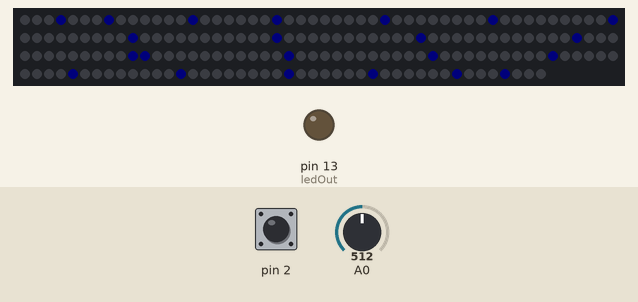
Bench run of a sketch on a simulated Arduino Uno, built with avr-gcc and run on an emulated ATmega328P. Shown: 194 RGB LEDs in strip order, left to right, continuing on the next row, output pins drawn as LEDs (lit = HIGH). Dashed ring = blinking. The test bench sets the inputs (shaded band); at power-on: pin 2 LOW, A0 = 512. Dim RGB values are drawn brighter than linear; random numbers use the default seed unless the sketch sets one; what the sketch prints to the serial monitor is not drawn.

Above: at 1.2 s.
1.3 s: pin 2 driven HIGH
At 1.9 s:
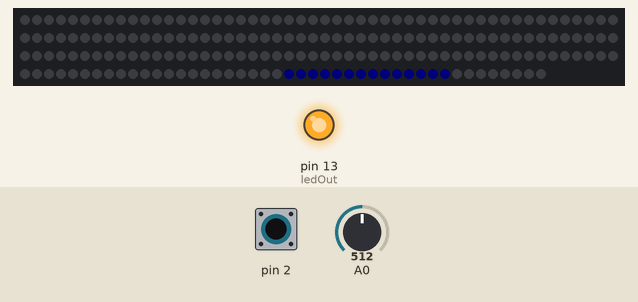
2.9 s: pin 2 pulsed LOW 5 times (0.12 s each, 0.3 s apart)
At 4.0 s:
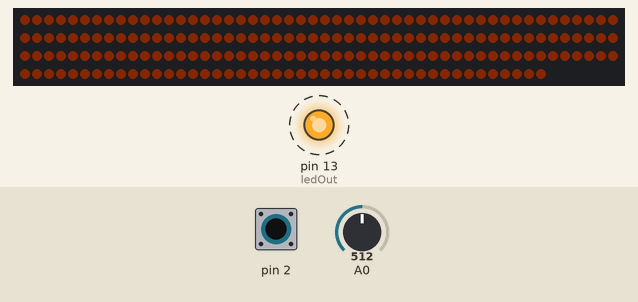
5.9 s: pin 2 pulsed LOW 2 times (0.12 s each, 0.3 s apart)
At 6.72 s:
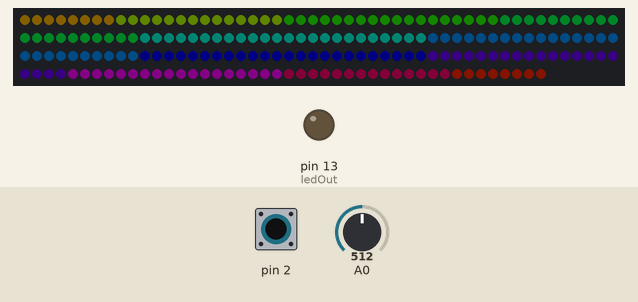
Timing chart, 0 to 8.9 s (numbered marks = the images above; inputs shaded):
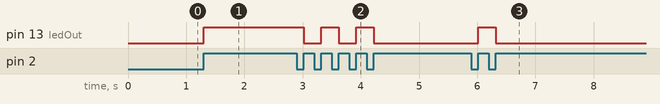

Measured:
- after the input at 1.3 s, pin 13 (ledOut): LOW → HIGH at once
- after the input at 2.9 s, pin 13 (ledOut): alternates HIGH for 0.30 s and LOW for 0.30 s, 5 changes in all, then stays LOW, starting after 0.12 s
- after the input at 5.9 s, pin 13 (ledOut): LOW → HIGH after 0.12 s, → LOW 0.30 s later

The sketch:

led-ball.ino
```cpp
// 引入库文件
#include <NeoPixelBus.h>
#include <NeoPixelAnimator.h>


// 定义中断引脚
int pbIn = 0;
// 定义测试LED状态展示引脚
int ledOut = LED_BUILTIN;
// 定义初始中断状态
volatile int state = LOW;
// 定义初始类型
int type = 1;
// 定义初始led状态
int ledState = LOW;

// 定义球相关参数
#define PIN_LEDS 6.0
#define NUMPIXELS 194

#define LIGHTNESS 0.015f
#define BRIGHTNESS 3

RgbColor BLACK(0, 0, 0);
RgbColor RED(BRIGHTNESS, 0, 0);
RgbColor GREEN(0, BRIGHTNESS, 0);
RgbColor BLUE(0, 0, BRIGHTNESS);
RgbColor YELLOW(BRIGHTNESS, BRIGHTNESS, 0);
RgbColor WHITE(BRIGHTNESS, BRIGHTNESS, BRIGHTNESS);

NeoPixelBus<NeoGrbFeature, Neo800KbpsMethod> leds(NUMPIXELS, PIN_LEDS);

NeoPixelAnimator animations(10); // NeoPixel animation management object

#define NUM_RINGS 11
#define RING_MAX_PIXELS 26
#define RING_MIN_PIXELS 8

// 定义全部灯珠信息
byte RINGS[NUM_RINGS][RING_MAX_PIXELS] = {
  {8,1,2,3,4,5,6,7},
  {22,9,10,11,12,13,14,15,16,17,18,19,20,21},
  {40,23,24,25,26,27,28,29,30,31,32,33,34,35,36,37,38,39},
  {60,41,42,43,44,45,46,47,48,49,50,51,52,53,54,55,56,57,58,59},
  {84,61,62,63,64,65,66,67,68,69,70,71,72,73,74,75,76,77,78,79,80,81,82,83},
  {110,85,86,87,88,89,90,91,92,93,94,95,96,97,98,99,100,101,102,103,104,105,106,107,108,109},
  {111,134,133,132,131,130,129,128,127,126,125,124,123,122,121,120,119,118,117,116,115,114,113,112},
  {135,154,153,152,151,150,149,148,147,146,145,144,143,142,141,140,139,138,137,136},
  {155,172,171,170,169,168,167,166,165,164,163,162,161,160,159,158,157,156},
  {173,186,185,184,183,182,181,180,179,178,177,176,175,174},
  {187,194,193,192,191,190,189,188}
};

byte RING_SIZES[NUM_RINGS] = {8, 14, 18, 20, 24, 26, 24, 20, 18, 14, 8};
unsigned long startMillis = 0;
short animation = 0;

// 按钮时延记录
unsigned long buttonTime = 0;

void setup() {
  // 定义波特率
  Serial.begin(19200);
  // 定义LED输出引脚
  pinMode(ledOut,OUTPUT);

  initRandom();
  leds.Begin();
  leds.ClearTo(BLACK);
  leds.Show();

  // 中断回调函数调用
  attachInterrupt(pbIn, stateChange, RISING);
  Serial.println("现在进入了 1 号执行模式");
  animations.StartAnimation(0, 500, rayAnimation);
}

// 检测中断接口状态
void stateChange(){

  int now = millis();
  Serial.println(buttonTime);
  if(300 > (now - buttonTime)){
      return;
  }

  buttonTime = now;

  type++;
  ledState = !ledState;
  digitalWrite(ledOut, ledState);

    switch(type){

      case 1:
        Serial.println("现在进入了 1 号执行模式");
        animations.StartAnimation(0, 500, rayAnimation);
      break;

      case 2:
        Serial.println("现在进入了 2 号执行模式");
        animations.StartAnimation(0, 1000, ringAnimation);
        break;

      case 3:
        Serial.println("现在进入了 3 号执行模式");
        animations.StartAnimation(0, 2000, ringsRainbow);
        break;

      case 4:
        Serial.println("现在进入了 4 号执行模式");
        animations.StartAnimation(0, 2000, raysRainbow);
        break;


      case 5:
        Serial.println("现在进入了 5 号执行模式");
        animations.StartAnimation(0, 6000, rainbowAnimation);
        break;


      case 6:
        Serial.println("现在进入了 6 号执行模式");
        animations.StartAnimation(0, 100, randomAnimation);
        break;

      default:
        type = 1;
        Serial.println("现在进入了 1 号执行模式");
        animations.StartAnimation(0, 500, rayAnimation);
        break;
    }
    Serial.println(type);
}

void loop() {
animations.UpdateAnimations();

  leds.Show();
  delay(10);

  if (false && (startMillis == 0 || startMillis + 20000 < millis())) { // 30s
    startMillis = millis();
    switch (animation) {
      case 0:
        animations.StartAnimation(0, 500, rayAnimation);
        break;
      case 1:
        animations.StartAnimation(0, 1000, ringAnimation);
        break;
      case 2:
        animations.StartAnimation(0, 2000, ringsRainbow);
        break;
      case 3:
        animations.StartAnimation(0, 2000, raysRainbow);
        break;
      case 4:
        animations.StartAnimation(0, 6000, rainbowAnimation);
        break;
      case 5:
        animations.StartAnimation(0, 100, randomAnimation);
        animation = -1;
        break;
    }
    animation ++;
  }
}

void initRandom() {
  // random works best with a seed that can use 31 bits
  // analogRead on a unconnected pin tends toward less than four bits
  uint32_t seed = analogRead(0);
  delay(1);

  for (int shifts = 3; shifts < 31; shifts += 3) {
    seed ^= analogRead(0) << shifts;
    delay(1);
  }

  // Serial.println(seed);
  randomSeed(seed);
}


void rainbowAnimation(const AnimationParam& param) {
  HslColor color = HslColor(param.progress, 1.0f, LIGHTNESS);
  leds.ClearTo(color);

  if (param.state == AnimationState_Completed) {
    animations.RestartAnimation(0);
  }
}
void randomAnimation(const AnimationParam& param) {
  float hue;
  HslColor color;

  if (param.state == AnimationState_Completed) {
    for (byte i = 0; i < 194; i ++) {
      hue = random(0, 1000) / 1000.0f;
      color = HslColor(hue, 1.0f, LIGHTNESS);
      leds.SetPixelColor(i, color);
    }

    animations.RestartAnimation(0);
  }
}


void raysRainbow(const AnimationParam& param) {
  HslColor color;
  float hue;

  for (int i = 0; i < RING_MAX_PIXELS; i++) {
    hue = param.progress + (float) i / (float) RING_MAX_PIXELS;
    if (hue > 1.0f) {
      hue -= 1.0f;
    }

    color = HslColor(hue, 1.0f, LIGHTNESS);
    rayColor(i, RgbColor(color));
  }

  if (param.state == AnimationState_Completed) {
    animations.RestartAnimation(0);
  }
}

void ringsRainbow(const AnimationParam& param) {
  HslColor color;
  float hue;

  for (int i = 0; i < NUM_RINGS; i++) {
    hue = param.progress + (float) i / (float) NUM_RINGS;
    if (hue > 1.0f) {
      hue -= 1.0f;
    }

    color = HslColor(hue, 1.0f, LIGHTNESS);
    ringColor(i, RgbColor(color));
  }

  if (param.state == AnimationState_Completed) {
    animations.RestartAnimation(0);
  }
}


void xmasOrbAnimation(const AnimationParam& param) {
  ringColor(0, WHITE);
  ringColor(1, RED);
  ringColor(2, RED);
  ringColor(3, RED);
  ringColor(4, RED);
  ringColor(5, WHITE);
  ringColor(6, RED);
  ringColor(7, RED);
  ringColor(8, RED);
  ringColor(9, RED);
  ringColor(10, WHITE);

  byte offset = round(param.progress);
  for (byte i = offset; i < RING_SIZES[3]; i+=2) {
    leds.SetPixelColor(RINGS[3][i] - 1, WHITE);
  }
  for (byte i = offset; i < RING_SIZES[7]; i+=2) {
    leds.SetPixelColor(RINGS[7][i] - 1, WHITE);
  }

  if (param.state == AnimationState_Completed) {
    animations.RestartAnimation(0);
  }
}

void ringAnimation(const AnimationParam& param) {
  int index = param.progress * (NUM_RINGS * 2 - 2);

  leds.ClearTo(BLACK);
  if (index < NUM_RINGS) {
    ringColor(index, BLUE);
  }
  else {
    ringColor(NUM_RINGS - (index - NUM_RINGS) - 2, BLUE);
  }

  if (param.state == AnimationState_Completed) {
    animations.RestartAnimation(0);
  }
}

void rayAnimation(const AnimationParam& param) {
  int index = param.progress * (RING_MAX_PIXELS / 2);

  if (index > 12) {
    index = 12;
  }
  leds.ClearTo(BLACK);
  rayColor(index, BLUE);
  rayColor(index + (RING_MAX_PIXELS / 2), BLUE);

  if (param.state == AnimationState_Completed) {
    animations.RestartAnimation(0);
  }
}

void rayColor(byte rayIndex, RgbColor color) {
  int pixelIndex;
  byte pixel;

  if (rayIndex >= RING_MAX_PIXELS) {
    return; // prevents out of bounds
  }

  for (byte i = 0; i < NUM_RINGS; i ++) {
    pixelIndex = round((float) RING_SIZES[i] / (float) RING_MAX_PIXELS * rayIndex);
    pixel = RINGS[i][pixelIndex];
    if (pixel == 0) {
      continue; // skip condition
    }
    leds.SetPixelColor(pixel - 1, color); // index starts from 1 (0 is stop condition)
  }
}

void ringColor(byte ringIndex, RgbColor color) {
  byte pixel;

  if (ringIndex >= NUM_RINGS) {
    return; // prevents out of bounds
  }

  for (byte i = 0; i < RING_MAX_PIXELS; i ++) {
    pixel = RINGS[ringIndex][i];
    if (pixel == 0) {
      return; // end condition
    }
    leds.SetPixelColor(pixel - 1, color); // index starts from 1 (0 is stop condition)
  }
}


RgbColor colorWheel(byte wheelPos) {
  // Input a value 0 to 255 to get a color value.
  // The colours are a transition r - g - b - back to r.
  wheelPos = 255 - wheelPos;
  if (wheelPos < 85) {
    return RgbColor(255 - wheelPos * 3, 0, wheelPos * 3);
  }
  if (wheelPos < 170) {
    wheelPos -= 85;
    return RgbColor(0, wheelPos * 3, 255 - wheelPos * 3);
  }
  wheelPos -= 170;
  return RgbColor(wheelPos * 3, 255 - wheelPos * 3, 0);
}
```
